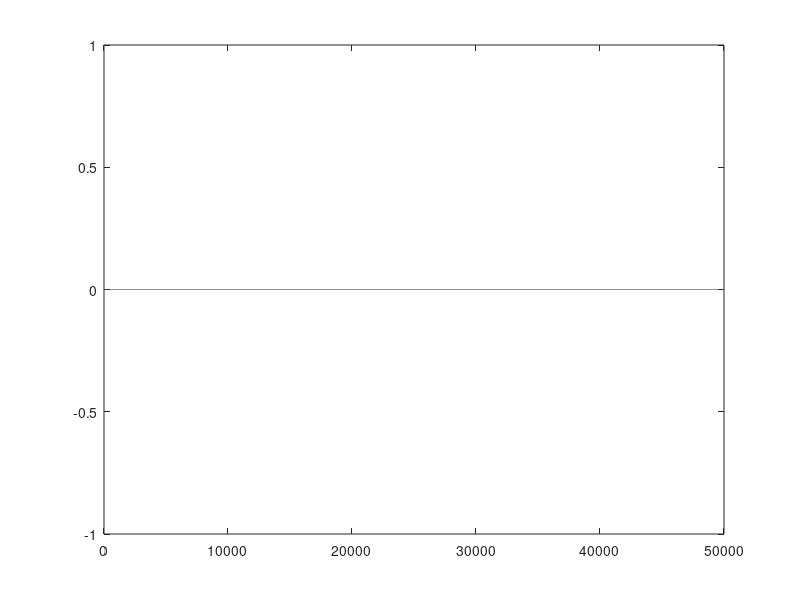
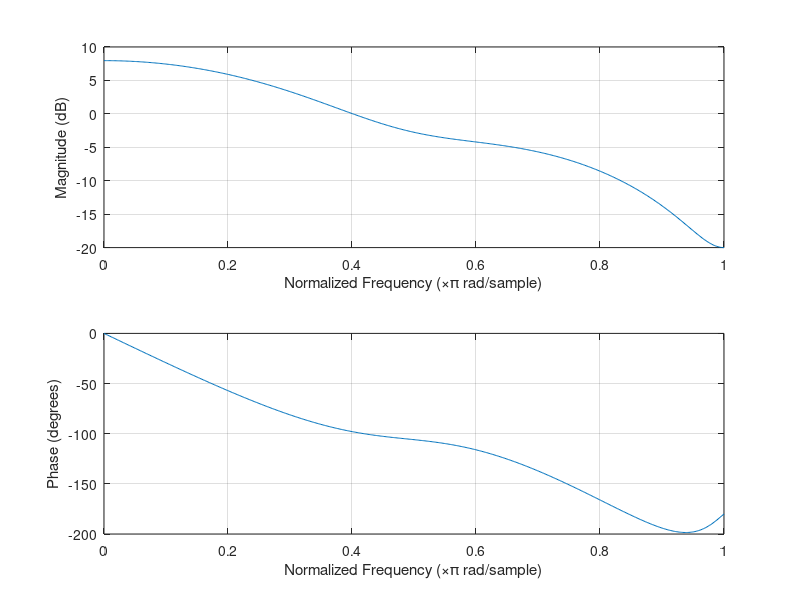
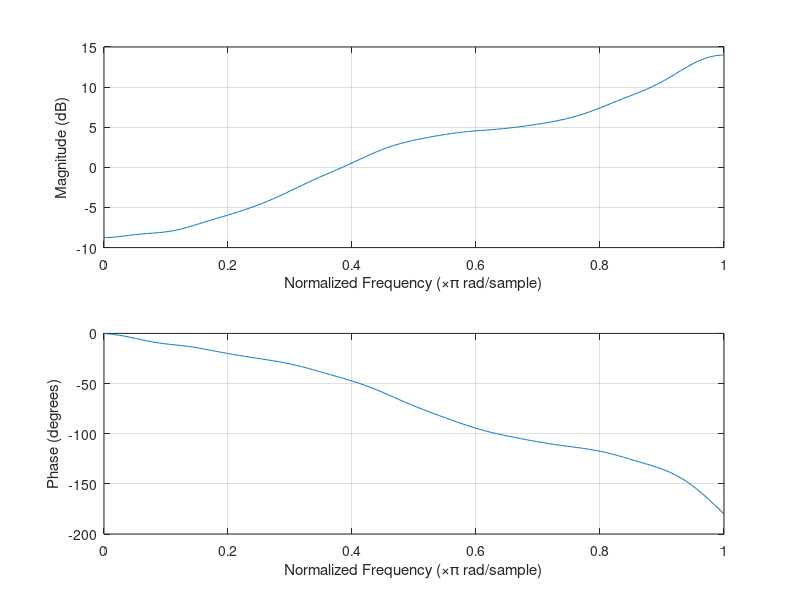
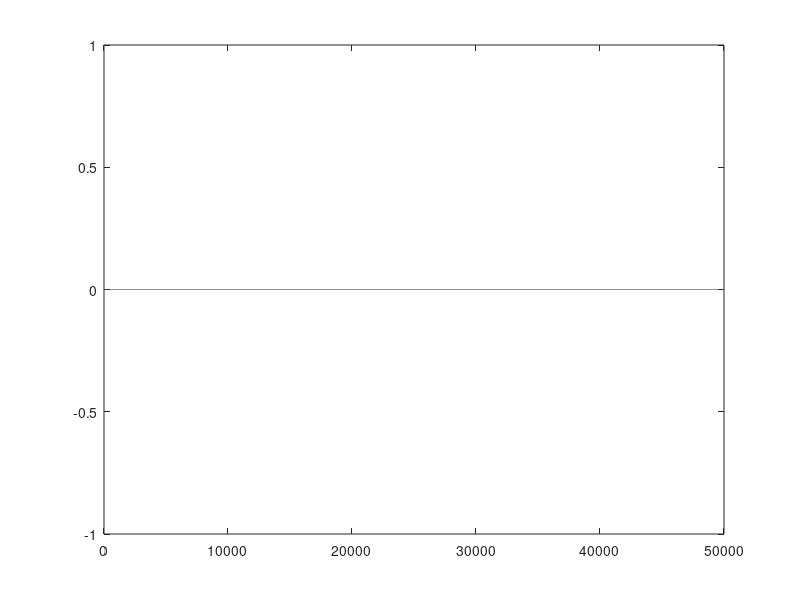

Source code (MATLAB) for these figures, in order:
%% Q B

N = 50000;

train = sign(rand(1, N)-0.5);
train = 20*train;

h = [0.3,1,0.7,0.3,0.2];
noise = randn( 1, length(conv(h,train)) );
x = conv(h, train) + noise;


d = 2;
M = 20;
adapt_filter = zeros(1,M+1);
adapt_filter(M/2) = 1;
mu = 1e-6;
error1 = zeros(1,N);
y = zeros(1,N);

for k=M+1:N
    for indx = 1:M+1
        y(k) = y(k) + x(k+1-indx)*adapt_filter(indx);
    end
    error(k) = (train(k-d)) - y(k);
    for indx = 1:M+1
        adapt_filter(indx) = adapt_filter(indx) + 2*mu*error(k)*x(k+1-indx);
    end
end

figure; plot(error1);
figure; freqz(h,1);
figure; freqz(adapt_filter,1);

% conv(h,adapt_filter) should have a notch response
figure; plot(error1);
figure; freqz(h,adapt_filter);
